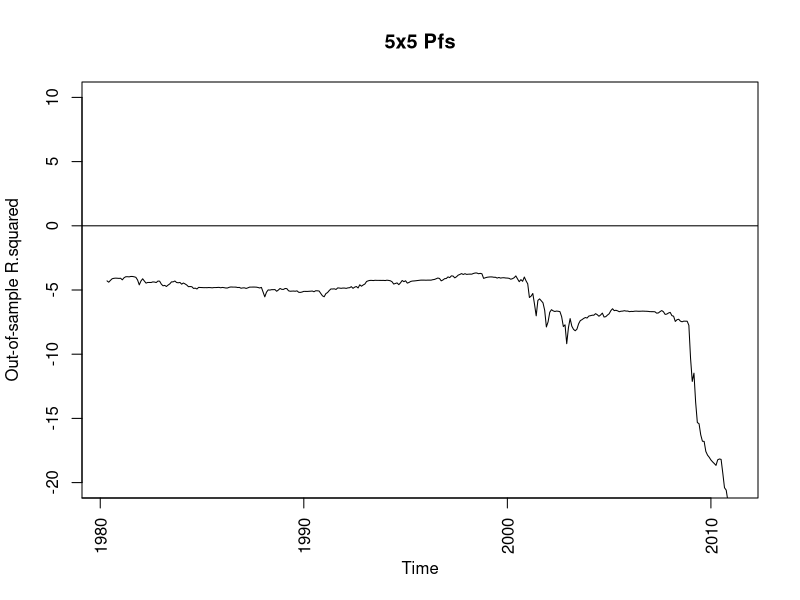

Recreate this plot in R.
  #Copyright Jesper Dam
  #Supported by Pruitt, Kelly's Market Return paper
  
  #Section one, Investigate US returns on American Factors
  #Load Y's Market return 1975-2015
  library(sandwich)
  library(lmtest)
  library(xtable)
  
  setwd("C:/Users/jesper/OneDrive/Master Thesis/Data testing/rstuff/5x5")
  Factmont<- read.table("F-F_Research_Data_Factors.txt",
                        skip=586,
                        nrows=492,
                        na.strings=c(-99.99,99.99),
                        header=FALSE)
  
  #Construct market returns Exceed-Rf, divide by 100 and use logreturns: log(1+ret)
  Mktrt <- log((Factmont[,2]-Factmont[,5])*0.01+1)
  
  y <- Mktrt
  
  #Load X's 10x10 size/BM 1975-2015
  Firms <- read.table("25_Portfolios_5x5.txt",
                      skip=2947,
                      nrows=498,
                      na.strings=c(-99.99,99.99,0),
                      header=FALSE)
  
  Avgme<- read.table("25_Portfolios_5x5.txt",
                        skip=4028,
                        nrows = 498,
                        na.strings=c(-99.99,99.99,0),
                        header=FALSE)
  
  Sumbe <- read.table("25_Portfolios_5x5.txt",
                  skip=4772,
                  nrows = 41,
                  na.strings=c(-99.99,99.99,0),
                  header=FALSE)
  Sumbe[Sumbe==0] <-NA
  Sumbe <- Sumbe[,2:ncol(Sumbe)]
  
  Summe <-  cbind(Firms[,2:ncol(Firms)]*Avgme[,2:ncol(Avgme)])
  Summe[Summe==0] <-NA
  
  
  #Construct monthly panel of log(Be/ME)
  bm <- matrix(1,nrow=((nrow(Sumbe))*12),ncol=ncol(Summe))
  
  for(i in 1:(nrow(Sumbe)-1))
  {
    for (j in 1:12)
    {
    bm[(i*12-12+j),] <- as.numeric(Sumbe[i,1:ncol(Sumbe)])/as.numeric(Summe[(i*12-12+j),])
    }
  }
  bm<- bm[1:length(y),]
  x <- log(bm)
  
  
  #Remove obs with too many NA's
  x <- x[ , colSums(is.na(x))/nrow(x) < 0.2]
  
  #standardize x
  xstd <- matrix(0,nrow=nrow(x),ncol=ncol(x))
  for (i in 1:ncol(x))
  {
    xstd[,i] <- x[,i]/sd(x[,i],na.rm=T)
  }
  
  
  #first stage
  phi1 <- 0
  
  for (i in 1:ncol(xstd))
  {
    model <- summary(lm(xstd[1:(length(y)-1),i]~y[2:length(y)]))
    phi1[i] <- model$coefficients[2,1]
  }
  
  #second stage
  f1<-0
  
  for (i in 1:length(y))
  {
    model <- summary(lm(as.numeric(xstd[i,])~phi1))
    f1[i] <- model$coefficients[2,1]
  }
  
  #final stage 1m
  fit3 <- lm(y[2:length(y)]~f1[1:(length(y)-1)])
  beta <- coef(fit3)[2]
  res <- c(NA,resid(fit3))
  
  #t-KP
  
  #t-KP
  #KP
  tkp <- 0
  tmp <- 0
  tct<-0
  fct<- NULL
  for (j in 1:length(y))
  {
    tmp1 <- res[j]^2*t(f1[j]-mean(f1))%*%(f1[j]-mean(f1))
    if (is.na(tmp1)) {
      tmp=tmp+0 
      tct=tct+0
      fct=fct
    }
    else {
      tmp=tmp+tmp1
      tct=tct+1
      fct= c(fct,f1[j])}
  } 
  tmp=tmp/tct
  avarbeta = ( tmp/(solve(tct)%*%t(fct)%*%(diag(tct)-(1/tct)*rep(1,tct))%*%fct)) / 
    (solve(tct)%*%t(fct)%*%(diag(tct)-(1/tct)*rep(1,tct))%*%fct)
  tstatkp <- beta/sqrt(diag(avarbeta)/tct)
  pkp <- pt(-abs(tstatkp),summary(fit3)$df[2])*2
  
  
  #newey west
  fit4 <- lm(y[2:(length(y))]~f1[1:(length(y)-1)])
  nyw <- coeftest(fit4, vcov.=NeweyWest(fit4, prewhite=F,lag=0))
  nywtstat <- nyw[2:dim(nyw)[1],3]
  pnyw <- pt(-abs(nywtstat),summary(fit3)$df[2])*2
  
  results <- cbind(summary(fit3)$r.squared*100,pkp,pnyw)
  xtable(results,digits=3)
  
  #Recursive OOS
  prf <- rep(NA,length(y))
  prfm <- rep(NA,length(y))
  
  for (i in 60:(length(y)-1)) {
    tempr <- rep(NA,length(y))
    xoos <- matrix(NA,nrow=nrow(x),ncol=ncol(x))
    for (j in 1:ncol(xoos))
    {
      xoos[1:i,j] = x[1:i,j]
    }
    tempr[1:i] <- y[1:i]
    xoos <- xoos[ ,colSums(!is.na(xoos))>0.8*i]
    
    #stdize
    xoos_sd <- apply(xoos, 2, function(col) sd(col, na.rm=TRUE))
    xoos <- t(apply(xoos, 1, function(row) row/xoos_sd))
    
    if (sum(!is.na(tempr))>60+1) {
      
      phi1 <- rep(NA,ncol(xoos))
      for (j in 1:ncol(xoos))
      {
        phi1[j] <- coef(lm(xoos[1:i,j]~tempr[2:(i+1)]))[2]
      }
      
      #Cholesky decomp, for normalization?
      phi1<-phi1/chol(cov(phi1,phi1)*((length(phi1)-1)/(length(phi1))))
      
      #second stage
      f1<- rep(NA,nrow(xoos))
      
      for (j in 1:nrow(xoos))
      {
        if (sum(!is.na(xoos[j,]))>5)
        {
          f1[j] <- coef(lm(as.numeric(xoos[j,])~phi1))[2]
        }
      }
      
      #final stage 1m
      coefs <- coef(lm(tempr[2:(nrow(xoos))]~f1[1:(nrow(xoos)-1)]))
      
      #prediktor
      prf[i+1] <- coefs[1]+coefs[2]*f1[i]
      prfm[i+1] <- mean(tempr,na.rm=T)
      print(i)
    }
  }
  
  #OOSR2
  frame <- na.omit(cbind(y,prf,prfm,Factmont[1:length(y),1]))
  oosr2<- rep(NA,(nrow(frame)-60))
  encnew <- rep(NA,(nrow(frame)-60))
  for (i in 1:(nrow(frame)-60))
  {
    oosr2[i] = 1- sum( (frame[i:nrow(frame),1]-frame[i:nrow(frame),2])^2)/
      sum( ( frame[i:nrow(frame),1]-frame[i:nrow(frame),3])^2)
    fe1 <- frame[i:nrow(frame),1]-frame[i:nrow(frame),3]
    fe2 <- frame[i:nrow(frame),1]-frame[i:nrow(frame),2]
    encnew[i] <- sum(!is.na(fe1+fe2))*(sum(fe1^2-fe1*fe2))/sum(fe2^2)
  }
  oosr2<-oosr2*100
  fin <- frame[length(oosr2),4]
  fin<-as.numeric(paste(format(fin/1000000,digits=4)))*10000+
    ((as.numeric(paste(format(fin/1000000,digits=6)))*10000-
        as.numeric(paste(format(fin/1000000,digits=4)))*10000)*100+1)/12
  plot(y=oosr2,x=seq(fin-(length(oosr2)*1/12)+1/12,to=fin,by=1/12),type="l",
       ylab="Out-of-sample R.squared", xlab="Time",main="5x5 Pfs",ylim=c(-20,10),xaxt="n")
  axis(1,xaxp=c(1940,2010,7),las=2)
  abline(0,0)
  pencnew <- (1-pt(encnew,(length(oosr2)-1)))*2
  write.table(cbind(frame,c(oosr2,rep(NA,60)),c(pencnew,rep(NA,60))),"frame5x5IS_1m_40y.txt",
              row.names=F,col.names=c("Ret","Predict","HistMean","Year","OOSR2","pENCNEW"))
  
  
  
